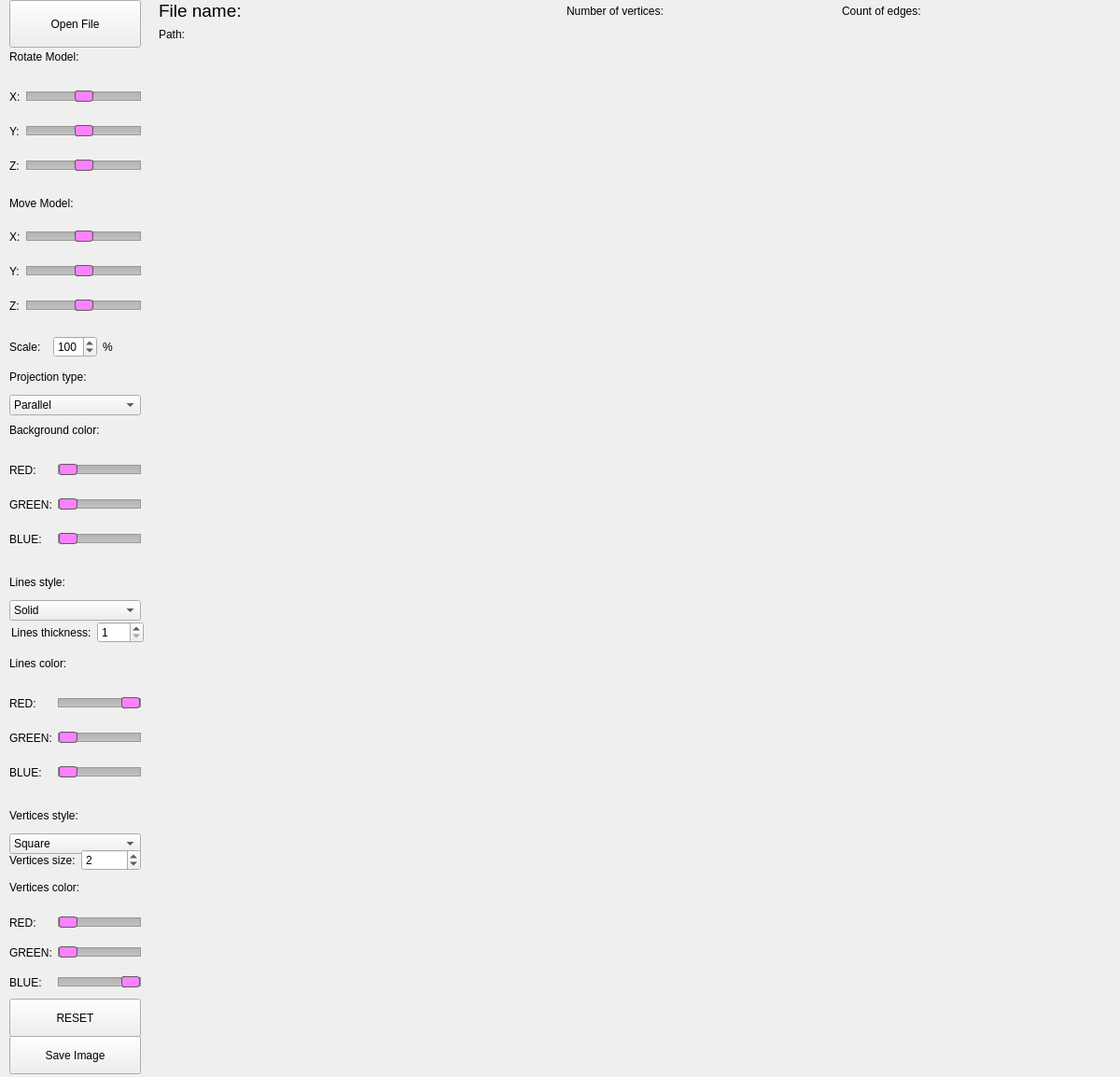
<?xml version="1.0" encoding="UTF-8"?>
<ui version="4.0">
 <class>glView</class>
 <widget class="QWidget" name="glView">
  <property name="geometry">
   <rect>
    <x>0</x>
    <y>0</y>
    <width>1200</width>
    <height>1154</height>
   </rect>
  </property>
  <property name="windowTitle">
   <string>3DViewer_v1.0</string>
  </property>
  <widget class="QPushButton" name="OpenFile">
   <property name="geometry">
    <rect>
     <x>10</x>
     <y>0</y>
     <width>141</width>
     <height>51</height>
    </rect>
   </property>
   <property name="text">
    <string>Open File</string>
   </property>
  </widget>
  <widget class="QLabel" name="label_5">
   <property name="geometry">
    <rect>
     <x>10</x>
     <y>450</y>
     <width>121</width>
     <height>21</height>
    </rect>
   </property>
   <property name="text">
    <string>Background color:</string>
   </property>
  </widget>
  <widget class="QLabel" name="color_r">
   <property name="geometry">
    <rect>
     <x>160</x>
     <y>490</y>
     <width>58</width>
     <height>16</height>
    </rect>
   </property>
   <property name="text">
    <string/>
   </property>
  </widget>
  <widget class="QLabel" name="color_g">
   <property name="geometry">
    <rect>
     <x>160</x>
     <y>530</y>
     <width>58</width>
     <height>16</height>
    </rect>
   </property>
   <property name="text">
    <string/>
   </property>
  </widget>
  <widget class="QLabel" name="color_b">
   <property name="geometry">
    <rect>
     <x>160</x>
     <y>570</y>
     <width>58</width>
     <height>16</height>
    </rect>
   </property>
   <property name="text">
    <string/>
   </property>
  </widget>
  <widget class="QLabel" name="color_g_2">
   <property name="geometry">
    <rect>
     <x>160</x>
     <y>1010</y>
     <width>58</width>
     <height>16</height>
    </rect>
   </property>
   <property name="text">
    <string/>
   </property>
  </widget>
  <widget class="QLabel" name="label_15">
   <property name="geometry">
    <rect>
     <x>10</x>
     <y>940</y>
     <width>141</width>
     <height>21</height>
    </rect>
   </property>
   <property name="text">
    <string>Vertices color:</string>
   </property>
  </widget>
  <widget class="QLabel" name="color_b_2">
   <property name="geometry">
    <rect>
     <x>160</x>
     <y>1050</y>
     <width>58</width>
     <height>16</height>
    </rect>
   </property>
   <property name="text">
    <string/>
   </property>
  </widget>
  <widget class="QLabel" name="color_r_2">
   <property name="geometry">
    <rect>
     <x>160</x>
     <y>980</y>
     <width>58</width>
     <height>16</height>
    </rect>
   </property>
   <property name="text">
    <string/>
   </property>
  </widget>
  <widget class="QLabel" name="color_g_3">
   <property name="geometry">
    <rect>
     <x>160</x>
     <y>780</y>
     <width>58</width>
     <height>16</height>
    </rect>
   </property>
   <property name="text">
    <string/>
   </property>
  </widget>
  <widget class="QLabel" name="label_19">
   <property name="geometry">
    <rect>
     <x>10</x>
     <y>700</y>
     <width>141</width>
     <height>21</height>
    </rect>
   </property>
   <property name="text">
    <string>Lines color:</string>
   </property>
  </widget>
  <widget class="QLabel" name="color_b_3">
   <property name="geometry">
    <rect>
     <x>160</x>
     <y>820</y>
     <width>58</width>
     <height>16</height>
    </rect>
   </property>
   <property name="text">
    <string/>
   </property>
  </widget>
  <widget class="QLabel" name="color_r_3">
   <property name="geometry">
    <rect>
     <x>160</x>
     <y>740</y>
     <width>58</width>
     <height>16</height>
    </rect>
   </property>
   <property name="text">
    <string/>
   </property>
  </widget>
  <widget class="QLabel" name="label_23">
   <property name="geometry">
    <rect>
     <x>10</x>
     <y>210</y>
     <width>141</width>
     <height>16</height>
    </rect>
   </property>
   <property name="text">
    <string>Move Model:</string>
   </property>
  </widget>
  <widget class="QLabel" name="label_28">
   <property name="geometry">
    <rect>
     <x>10</x>
     <y>50</y>
     <width>141</width>
     <height>21</height>
    </rect>
   </property>
   <property name="text">
    <string>Rotate Model:</string>
   </property>
  </widget>
  <widget class="QPushButton" name="ResetButton">
   <property name="geometry">
    <rect>
     <x>10</x>
     <y>1070</y>
     <width>141</width>
     <height>41</height>
    </rect>
   </property>
   <property name="text">
    <string>RESET</string>
   </property>
  </widget>
  <widget class="QPushButton" name="save_image">
   <property name="geometry">
    <rect>
     <x>10</x>
     <y>1110</y>
     <width>141</width>
     <height>41</height>
    </rect>
   </property>
   <property name="text">
    <string>Save Image</string>
   </property>
  </widget>
  <widget class="QLabel" name="Counter">
   <property name="geometry">
    <rect>
     <x>160</x>
     <y>1160</y>
     <width>58</width>
     <height>21</height>
    </rect>
   </property>
   <property name="text">
    <string/>
   </property>
  </widget>
  <widget class="QWidget" name="layoutWidget">
   <property name="geometry">
    <rect>
     <x>170</x>
     <y>0</y>
     <width>1021</width>
     <height>45</height>
    </rect>
   </property>
   <layout class="QGridLayout" name="gridLayout_3">
    <item row="0" column="3">
     <widget class="QLabel" name="vertices_label">
      <property name="text">
       <string>Number of vertices:</string>
      </property>
     </widget>
    </item>
    <item row="0" column="4">
     <widget class="QLabel" name="vertices">
      <property name="text">
       <string/>
      </property>
     </widget>
    </item>
    <item row="0" column="5">
     <widget class="QLabel" name="label_10">
      <property name="text">
       <string>Count of edges:</string>
      </property>
     </widget>
    </item>
    <item row="0" column="6">
     <widget class="QLabel" name="edges">
      <property name="text">
       <string/>
      </property>
     </widget>
    </item>
    <item row="1" column="0">
     <widget class="QLabel" name="path_label">
      <property name="text">
       <string>Path:</string>
      </property>
     </widget>
    </item>
    <item row="1" column="1" colspan="6">
     <widget class="QLabel" name="path">
      <property name="text">
       <string/>
      </property>
     </widget>
    </item>
    <item row="0" column="0">
     <widget class="QLabel" name="name_label">
      <property name="font">
       <font>
        <pointsize>14</pointsize>
       </font>
      </property>
      <property name="text">
       <string>File name:</string>
      </property>
     </widget>
    </item>
    <item row="0" column="1" colspan="2">
     <widget class="QLabel" name="name">
      <property name="text">
       <string/>
      </property>
     </widget>
    </item>
   </layout>
  </widget>
  <widget class="QWidget" name="layoutWidget1">
   <property name="geometry">
    <rect>
     <x>10</x>
     <y>80</y>
     <width>141</width>
     <height>121</height>
    </rect>
   </property>
   <layout class="QGridLayout" name="gridLayout">
    <item row="0" column="0">
     <widget class="QLabel" name="label_29">
      <property name="text">
       <string>X:</string>
      </property>
     </widget>
    </item>
    <item row="0" column="1">
     <widget class="QSlider" name="horizontalSlider_13">
      <property name="styleSheet">
       <string notr="true">QSlider::groove:horizontal {
    border: 1px solid #999999;
    height: 8px;
    background: qlineargradient(x1:0, y1:0, x2:0, y2:1, stop:0 #B1B1B1, stop:1 #c4c4c4);
    margin: 2px 0;
}

QSlider::handle:horizontal {
    background: rgb(251, 130, 255);
    border: 1px solid #5c5c5c;
    width: 18px;
    margin: -2px 0;
    border-radius: 3px;
}</string>
      </property>
      <property name="minimum">
       <number>-100</number>
      </property>
      <property name="maximum">
       <number>100</number>
      </property>
      <property name="singleStep">
       <number>1</number>
      </property>
      <property name="pageStep">
       <number>1</number>
      </property>
      <property name="orientation">
       <enum>Qt::Horizontal</enum>
      </property>
     </widget>
    </item>
    <item row="1" column="0">
     <widget class="QLabel" name="label_31">
      <property name="text">
       <string>Y:</string>
      </property>
     </widget>
    </item>
    <item row="1" column="1">
     <widget class="QSlider" name="horizontalSlider_14">
      <property name="styleSheet">
       <string notr="true">QSlider::groove:horizontal {
    border: 1px solid #999999;
    height: 8px;
    background: qlineargradient(x1:0, y1:0, x2:0, y2:1, stop:0 #B1B1B1, stop:1 #c4c4c4);
    margin: 2px 0;
}

QSlider::handle:horizontal {
    background: rgb(251, 130, 255);
    border: 1px solid #5c5c5c;
    width: 18px;
    margin: -2px 0;
    border-radius: 3px;
}</string>
      </property>
      <property name="minimum">
       <number>-100</number>
      </property>
      <property name="maximum">
       <number>100</number>
      </property>
      <property name="pageStep">
       <number>1</number>
      </property>
      <property name="orientation">
       <enum>Qt::Horizontal</enum>
      </property>
     </widget>
    </item>
    <item row="2" column="0">
     <widget class="QLabel" name="label_30">
      <property name="text">
       <string>Z:</string>
      </property>
     </widget>
    </item>
    <item row="2" column="1">
     <widget class="QSlider" name="horizontalSlider_15">
      <property name="styleSheet">
       <string notr="true">QSlider::groove:horizontal {
    border: 1px solid #999999;
    height: 8px;
    background: qlineargradient(x1:0, y1:0, x2:0, y2:1, stop:0 #B1B1B1, stop:1 #c4c4c4);
    margin: 2px 0;
}

QSlider::handle:horizontal {
    background: rgb(251, 130, 255);
    border: 1px solid #5c5c5c;
    width: 18px;
    margin: -2px 0;
    border-radius: 3px;
}</string>
      </property>
      <property name="minimum">
       <number>-100</number>
      </property>
      <property name="maximum">
       <number>100</number>
      </property>
      <property name="pageStep">
       <number>1</number>
      </property>
      <property name="orientation">
       <enum>Qt::Horizontal</enum>
      </property>
     </widget>
    </item>
   </layout>
  </widget>
  <widget class="QWidget" name="layoutWidget2">
   <property name="geometry">
    <rect>
     <x>10</x>
     <y>230</y>
     <width>141</width>
     <height>121</height>
    </rect>
   </property>
   <layout class="QGridLayout" name="gridLayout_2">
    <item row="0" column="0">
     <widget class="QLabel" name="label_24">
      <property name="text">
       <string>X:</string>
      </property>
     </widget>
    </item>
    <item row="0" column="1">
     <widget class="QSlider" name="horizontalSlider_10">
      <property name="styleSheet">
       <string notr="true">QSlider::groove:horizontal {
    border: 1px solid #999999;
    height: 8px;
    background: qlineargradient(x1:0, y1:0, x2:0, y2:1, stop:0 #B1B1B1, stop:1 #c4c4c4);
    margin: 2px 0;
}

QSlider::handle:horizontal {
    background: rgb(251, 130, 255);
    border: 1px solid #5c5c5c;
    width: 18px;
    margin: -2px 0;
    border-radius: 3px;
}</string>
      </property>
      <property name="minimum">
       <number>-100</number>
      </property>
      <property name="maximum">
       <number>100</number>
      </property>
      <property name="pageStep">
       <number>1</number>
      </property>
      <property name="orientation">
       <enum>Qt::Horizontal</enum>
      </property>
     </widget>
    </item>
    <item row="1" column="0">
     <widget class="QLabel" name="label_26">
      <property name="text">
       <string>Y:</string>
      </property>
     </widget>
    </item>
    <item row="1" column="1">
     <widget class="QSlider" name="horizontalSlider_11">
      <property name="styleSheet">
       <string notr="true">QSlider::groove:horizontal {
    border: 1px solid #999999;
    height: 8px;
    background: qlineargradient(x1:0, y1:0, x2:0, y2:1, stop:0 #B1B1B1, stop:1 #c4c4c4);
    margin: 2px 0;
}

QSlider::handle:horizontal {
    background: rgb(251, 130, 255);
    border: 1px solid #5c5c5c;
    width: 18px;
    margin: -2px 0;
    border-radius: 3px;
}</string>
      </property>
      <property name="minimum">
       <number>-100</number>
      </property>
      <property name="maximum">
       <number>100</number>
      </property>
      <property name="pageStep">
       <number>1</number>
      </property>
      <property name="orientation">
       <enum>Qt::Horizontal</enum>
      </property>
     </widget>
    </item>
    <item row="2" column="0">
     <widget class="QLabel" name="label_25">
      <property name="text">
       <string>Z:</string>
      </property>
     </widget>
    </item>
    <item row="2" column="1">
     <widget class="QSlider" name="horizontalSlider_12">
      <property name="styleSheet">
       <string notr="true">QSlider::groove:horizontal {
    border: 1px solid #999999;
    height: 8px;
    background: qlineargradient(x1:0, y1:0, x2:0, y2:1, stop:0 #B1B1B1, stop:1 #c4c4c4);
    margin: 2px 0;
}

QSlider::handle:horizontal {
    background: rgb(251, 130, 255);
    border: 1px solid #5c5c5c;
    width: 18px;
    margin: -2px 0;
    border-radius: 3px;
}</string>
      </property>
      <property name="minimum">
       <number>-100</number>
      </property>
      <property name="maximum">
       <number>100</number>
      </property>
      <property name="singleStep">
       <number>1</number>
      </property>
      <property name="pageStep">
       <number>1</number>
      </property>
      <property name="orientation">
       <enum>Qt::Horizontal</enum>
      </property>
     </widget>
    </item>
   </layout>
  </widget>
  <widget class="QWidget" name="layoutWidget3">
   <property name="geometry">
    <rect>
     <x>10</x>
     <y>360</y>
     <width>141</width>
     <height>23</height>
    </rect>
   </property>
   <layout class="QHBoxLayout" name="horizontalLayout">
    <item>
     <widget class="QLabel" name="label_22">
      <property name="text">
       <string>Scale:</string>
      </property>
     </widget>
    </item>
    <item>
     <widget class="QSpinBox" name="spinBox_6">
      <property name="minimum">
       <number>1</number>
      </property>
      <property name="maximum">
       <number>200</number>
      </property>
      <property name="value">
       <number>100</number>
      </property>
     </widget>
    </item>
    <item>
     <widget class="QLabel" name="label_27">
      <property name="text">
       <string>%</string>
      </property>
     </widget>
    </item>
   </layout>
  </widget>
  <widget class="QWidget" name="layoutWidget4">
   <property name="geometry">
    <rect>
     <x>10</x>
     <y>390</y>
     <width>141</width>
     <height>55</height>
    </rect>
   </property>
   <layout class="QVBoxLayout" name="verticalLayout_4">
    <item>
     <widget class="QLabel" name="label_32">
      <property name="text">
       <string>Projection type:</string>
      </property>
     </widget>
    </item>
    <item>
     <widget class="QComboBox" name="proj_type">
      <item>
       <property name="text">
        <string>Parallel</string>
       </property>
      </item>
      <item>
       <property name="text">
        <string>Central</string>
       </property>
      </item>
     </widget>
    </item>
   </layout>
  </widget>
  <widget class="QWidget" name="layoutWidget5">
   <property name="geometry">
    <rect>
     <x>10</x>
     <y>480</y>
     <width>141</width>
     <height>121</height>
    </rect>
   </property>
   <layout class="QGridLayout" name="gridLayout_4">
    <item row="1" column="0">
     <widget class="QLabel" name="label_7">
      <property name="text">
       <string>GREEN:</string>
      </property>
     </widget>
    </item>
    <item row="2" column="1">
     <widget class="QSlider" name="horizontalSlider_3">
      <property name="styleSheet">
       <string notr="true">QSlider::groove:horizontal {
    border: 1px solid #999999;
    height: 8px;
    background: qlineargradient(x1:0, y1:0, x2:0, y2:1, stop:0 #B1B1B1, stop:1 #c4c4c4);
    margin: 2px 0;
}

QSlider::handle:horizontal {
    background: rgb(251, 130, 255);
    border: 1px solid #5c5c5c;
    width: 18px;
    margin: -2px 0;
    border-radius: 3px;
}</string>
      </property>
      <property name="maximum">
       <number>100</number>
      </property>
      <property name="pageStep">
       <number>1</number>
      </property>
      <property name="orientation">
       <enum>Qt::Horizontal</enum>
      </property>
     </widget>
    </item>
    <item row="2" column="0">
     <widget class="QLabel" name="label_8">
      <property name="text">
       <string>BLUE:</string>
      </property>
     </widget>
    </item>
    <item row="0" column="0">
     <widget class="QLabel" name="label_6">
      <property name="text">
       <string>RED:</string>
      </property>
     </widget>
    </item>
    <item row="1" column="1">
     <widget class="QSlider" name="horizontalSlider_2">
      <property name="styleSheet">
       <string notr="true">QSlider::groove:horizontal {
    border: 1px solid #999999;
    height: 8px;
    background: qlineargradient(x1:0, y1:0, x2:0, y2:1, stop:0 #B1B1B1, stop:1 #c4c4c4);
    margin: 2px 0;
}

QSlider::handle:horizontal {
    background: rgb(251, 130, 255);
    border: 1px solid #5c5c5c;
    width: 18px;
    margin: -2px 0;
    border-radius: 3px;
}</string>
      </property>
      <property name="maximum">
       <number>100</number>
      </property>
      <property name="pageStep">
       <number>1</number>
      </property>
      <property name="orientation">
       <enum>Qt::Horizontal</enum>
      </property>
     </widget>
    </item>
    <item row="0" column="1">
     <widget class="QSlider" name="horizontalSlider">
      <property name="styleSheet">
       <string notr="true">QSlider::groove:horizontal {
    border: 1px solid #999999;
    height: 8px;
    background: qlineargradient(x1:0, y1:0, x2:0, y2:1, stop:0 #B1B1B1, stop:1 #c4c4c4);
    margin: 2px 0;
}

QSlider::handle:horizontal {
    background: rgb(251, 130, 255);
    border: 1px solid #5c5c5c;
    width: 18px;
    margin: -2px 0;
    border-radius: 3px;
}</string>
      </property>
      <property name="maximum">
       <number>100</number>
      </property>
      <property name="singleStep">
       <number>1</number>
      </property>
      <property name="pageStep">
       <number>1</number>
      </property>
      <property name="orientation">
       <enum>Qt::Horizontal</enum>
      </property>
     </widget>
    </item>
   </layout>
  </widget>
  <widget class="QWidget" name="layoutWidget6">
   <property name="geometry">
    <rect>
     <x>10</x>
     <y>610</y>
     <width>141</width>
     <height>55</height>
    </rect>
   </property>
   <layout class="QVBoxLayout" name="verticalLayout">
    <item>
     <widget class="QLabel" name="label_21">
      <property name="text">
       <string>Lines style:</string>
      </property>
     </widget>
    </item>
    <item>
     <widget class="QComboBox" name="lines_style">
      <item>
       <property name="text">
        <string>Solid</string>
       </property>
      </item>
      <item>
       <property name="text">
        <string>Dashed</string>
       </property>
      </item>
     </widget>
    </item>
   </layout>
  </widget>
  <widget class="QWidget" name="layoutWidget7">
   <property name="geometry">
    <rect>
     <x>12</x>
     <y>662</y>
     <width>142</width>
     <height>31</height>
    </rect>
   </property>
   <layout class="QHBoxLayout" name="horizontalLayout_2">
    <item>
     <widget class="QLabel" name="label_20">
      <property name="text">
       <string>Lines thickness:</string>
      </property>
     </widget>
    </item>
    <item>
     <widget class="QSpinBox" name="spinBox_4">
      <property name="minimum">
       <number>1</number>
      </property>
      <property name="value">
       <number>1</number>
      </property>
     </widget>
    </item>
   </layout>
  </widget>
  <widget class="QWidget" name="layoutWidget8">
   <property name="geometry">
    <rect>
     <x>10</x>
     <y>730</y>
     <width>141</width>
     <height>121</height>
    </rect>
   </property>
   <layout class="QGridLayout" name="gridLayout_5">
    <item row="0" column="0">
     <widget class="QLabel" name="label_16">
      <property name="text">
       <string>RED:</string>
      </property>
     </widget>
    </item>
    <item row="1" column="1">
     <widget class="QSlider" name="horizontalSlider_8">
      <property name="styleSheet">
       <string notr="true">QSlider::groove:horizontal {
    border: 1px solid #999999;
    height: 8px;
    background: qlineargradient(x1:0, y1:0, x2:0, y2:1, stop:0 #B1B1B1, stop:1 #c4c4c4);
    margin: 2px 0;
}

QSlider::handle:horizontal {
    background: rgb(251, 130, 255);
    border: 1px solid #5c5c5c;
    width: 18px;
    margin: -2px 0;
    border-radius: 3px;
}</string>
      </property>
      <property name="maximum">
       <number>100</number>
      </property>
      <property name="pageStep">
       <number>1</number>
      </property>
      <property name="orientation">
       <enum>Qt::Horizontal</enum>
      </property>
     </widget>
    </item>
    <item row="1" column="0">
     <widget class="QLabel" name="label_17">
      <property name="text">
       <string>GREEN:</string>
      </property>
     </widget>
    </item>
    <item row="2" column="0">
     <widget class="QLabel" name="label_18">
      <property name="text">
       <string>BLUE:</string>
      </property>
     </widget>
    </item>
    <item row="2" column="1">
     <widget class="QSlider" name="horizontalSlider_9">
      <property name="styleSheet">
       <string notr="true">QSlider::groove:horizontal {
    border: 1px solid #999999;
    height: 8px;
    background: qlineargradient(x1:0, y1:0, x2:0, y2:1, stop:0 #B1B1B1, stop:1 #c4c4c4);
    margin: 2px 0;
}

QSlider::handle:horizontal {
    background: rgb(251, 130, 255);
    border: 1px solid #5c5c5c;
    width: 18px;
    margin: -2px 0;
    border-radius: 3px;
}</string>
      </property>
      <property name="maximum">
       <number>100</number>
      </property>
      <property name="pageStep">
       <number>1</number>
      </property>
      <property name="orientation">
       <enum>Qt::Horizontal</enum>
      </property>
     </widget>
    </item>
    <item row="0" column="1">
     <widget class="QSlider" name="horizontalSlider_7">
      <property name="styleSheet">
       <string notr="true">QSlider::groove:horizontal {
    border: 1px solid #999999;
    height: 8px;
    background: qlineargradient(x1:0, y1:0, x2:0, y2:1, stop:0 #B1B1B1, stop:1 #c4c4c4);
    margin: 2px 0;
}

QSlider::handle:horizontal {
    background: rgb(251, 130, 255);
    border: 1px solid #5c5c5c;
    width: 18px;
    margin: -2px 0;
    border-radius: 3px;
}</string>
      </property>
      <property name="maximum">
       <number>100</number>
      </property>
      <property name="singleStep">
       <number>1</number>
      </property>
      <property name="pageStep">
       <number>1</number>
      </property>
      <property name="value">
       <number>100</number>
      </property>
      <property name="orientation">
       <enum>Qt::Horizontal</enum>
      </property>
     </widget>
    </item>
   </layout>
  </widget>
  <widget class="QWidget" name="layoutWidget9">
   <property name="geometry">
    <rect>
     <x>10</x>
     <y>860</y>
     <width>141</width>
     <height>55</height>
    </rect>
   </property>
   <layout class="QVBoxLayout" name="verticalLayout_3">
    <item>
     <widget class="QLabel" name="label_11">
      <property name="text">
       <string>Vertices style:</string>
      </property>
     </widget>
    </item>
    <item>
     <widget class="QComboBox" name="vert_style">
      <item>
       <property name="text">
        <string>Square</string>
       </property>
      </item>
      <item>
       <property name="text">
        <string>Circle</string>
       </property>
      </item>
      <item>
       <property name="text">
        <string>None</string>
       </property>
      </item>
     </widget>
    </item>
   </layout>
  </widget>
  <widget class="QWidget" name="layoutWidget10">
   <property name="geometry">
    <rect>
     <x>10</x>
     <y>910</y>
     <width>141</width>
     <height>23</height>
    </rect>
   </property>
   <layout class="QHBoxLayout" name="horizontalLayout_3">
    <item>
     <widget class="QLabel" name="label_9">
      <property name="text">
       <string>Vertices size:</string>
      </property>
     </widget>
    </item>
    <item>
     <widget class="QSpinBox" name="spinBox_5">
      <property name="minimum">
       <number>1</number>
      </property>
      <property name="maximum">
       <number>50</number>
      </property>
      <property name="value">
       <number>2</number>
      </property>
     </widget>
    </item>
   </layout>
  </widget>
  <widget class="QWidget" name="layoutWidget11">
   <property name="geometry">
    <rect>
     <x>10</x>
     <y>970</y>
     <width>141</width>
     <height>101</height>
    </rect>
   </property>
   <layout class="QGridLayout" name="gridLayout_6">
    <item row="0" column="0">
     <widget class="QLabel" name="label_12">
      <property name="text">
       <string>RED:</string>
      </property>
     </widget>
    </item>
    <item row="0" column="1">
     <widget class="QSlider" name="horizontalSlider_4">
      <property name="styleSheet">
       <string notr="true">QSlider::groove:horizontal {
    border: 1px solid #999999;
    height: 8px;
    background: qlineargradient(x1:0, y1:0, x2:0, y2:1, stop:0 #B1B1B1, stop:1 #c4c4c4);
    margin: 2px 0;
}

QSlider::handle:horizontal {
    background: rgb(251, 130, 255);
    border: 1px solid #5c5c5c;
    width: 18px;
    margin: -2px 0;
    border-radius: 3px;
}</string>
      </property>
      <property name="maximum">
       <number>100</number>
      </property>
      <property name="singleStep">
       <number>1</number>
      </property>
      <property name="pageStep">
       <number>1</number>
      </property>
      <property name="orientation">
       <enum>Qt::Horizontal</enum>
      </property>
     </widget>
    </item>
    <item row="1" column="0">
     <widget class="QLabel" name="label_13">
      <property name="text">
       <string>GREEN:</string>
      </property>
     </widget>
    </item>
    <item row="1" column="1">
     <widget class="QSlider" name="horizontalSlider_5">
      <property name="styleSheet">
       <string notr="true">QSlider::groove:horizontal {
    border: 1px solid #999999;
    height: 8px;
    background: qlineargradient(x1:0, y1:0, x2:0, y2:1, stop:0 #B1B1B1, stop:1 #c4c4c4);
    margin: 2px 0;
}

QSlider::handle:horizontal {
    background: rgb(251, 130, 255);
    border: 1px solid #5c5c5c;
    width: 18px;
    margin: -2px 0;
    border-radius: 3px;
}</string>
      </property>
      <property name="maximum">
       <number>100</number>
      </property>
      <property name="pageStep">
       <number>1</number>
      </property>
      <property name="orientation">
       <enum>Qt::Horizontal</enum>
      </property>
     </widget>
    </item>
    <item row="2" column="0">
     <widget class="QLabel" name="label_14">
      <property name="text">
       <string>BLUE:</string>
      </property>
     </widget>
    </item>
    <item row="2" column="1">
     <widget class="QSlider" name="horizontalSlider_6">
      <property name="styleSheet">
       <string notr="true">QSlider::groove:horizontal {
    border: 1px solid #999999;
    height: 8px;
    background: qlineargradient(x1:0, y1:0, x2:0, y2:1, stop:0 #B1B1B1, stop:1 #c4c4c4);
    margin: 2px 0;
}

QSlider::handle:horizontal {
    background: rgb(251, 130, 255);
    border: 1px solid #5c5c5c;
    width: 18px;
    margin: -2px 0;
    border-radius: 3px;
}</string>
      </property>
      <property name="maximum">
       <number>100</number>
      </property>
      <property name="pageStep">
       <number>1</number>
      </property>
      <property name="value">
       <number>100</number>
      </property>
      <property name="orientation">
       <enum>Qt::Horizontal</enum>
      </property>
     </widget>
    </item>
   </layout>
  </widget>
 </widget>
 <resources/>
 <connections/>
</ui>
